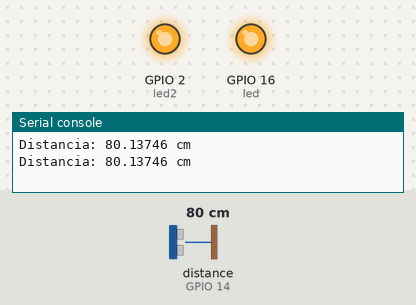
Bench run of a program on a simulated ESP8266 board running MicroPython. Shown: output pins drawn as LEDs (lit = HIGH, except the on-board LED, lit = LOW), the last lines printed to the serial console. Inputs (shaded band) come from the test bench; at power-on: distance to the obstacle (sensor on GPIO 14) 80 cm. The echo pulse lasts 58.3 µs per cm; library files of the repository ran but are not shown: hcsr04.py; pins used as bus, display or sensor lines are not drawn.

Above: at 1.2 s.
1.3 s: distance to the obstacle (sensor on GPIO 14) set to 11 cm
3.2 s: distance to the obstacle (sensor on GPIO 14) set to 8 cm
At 4.7 s:
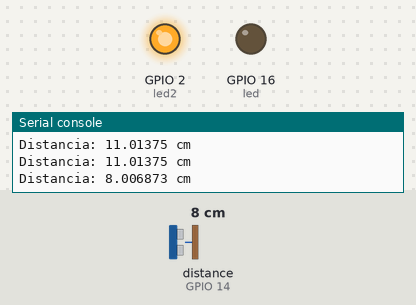
5.5 s: distance to the obstacle (sensor on GPIO 14) set to 18 cm
At 6.4 s:
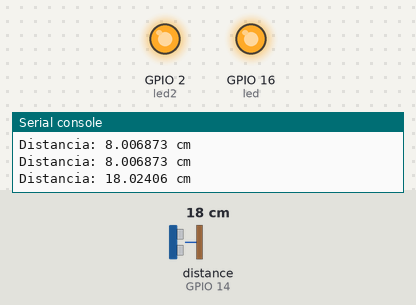
7.5 s: distance to the obstacle (sensor on GPIO 14) set to 2 cm
At 9.2 s:
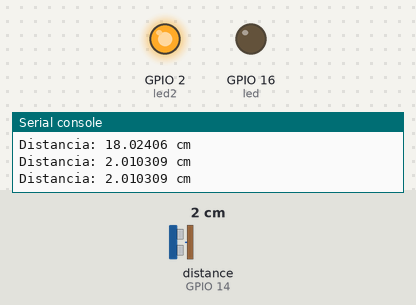
Timing chart, 0 to 10.5 s (numbered marks = the images above; inputs shaded):
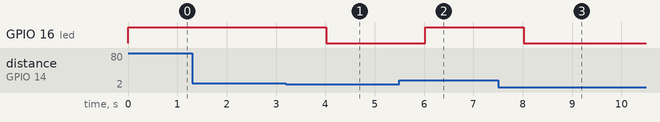

Measured:
- the behaviour switches between 10 and 9 cm on distance to the obstacle (sensor on GPIO 14) (found by bisection; images 0 and 1)
- after the input at 3.2 s, GPIO 16 (led): HIGH → LOW after 0.82 s
- after the input at 5.5 s, GPIO 16 (led): LOW → HIGH after 0.52 s
- after the input at 7.5 s, GPIO 16 (led): HIGH → LOW after 0.52 s

The program:

Clase_5__Ultrasonico_.py
```python
from machine  import Pin
import hcsr04
import time

ultrasonico = hcsr04.HCSR04(trigger_pin=12, echo_pin=14, echo_timeout_us=1000000)

led = Pin (16 ,Pin.OUT)
led2 = Pin (2 ,Pin.OUT)
led2.value(0)

while True:

    distancia = ultrasonico.distance_cm()

    print('Distancia:', distancia, 'cm')

    if distancia <= 10:
        led.off()
    else:
        led.on()

    time.sleep(1)
```
